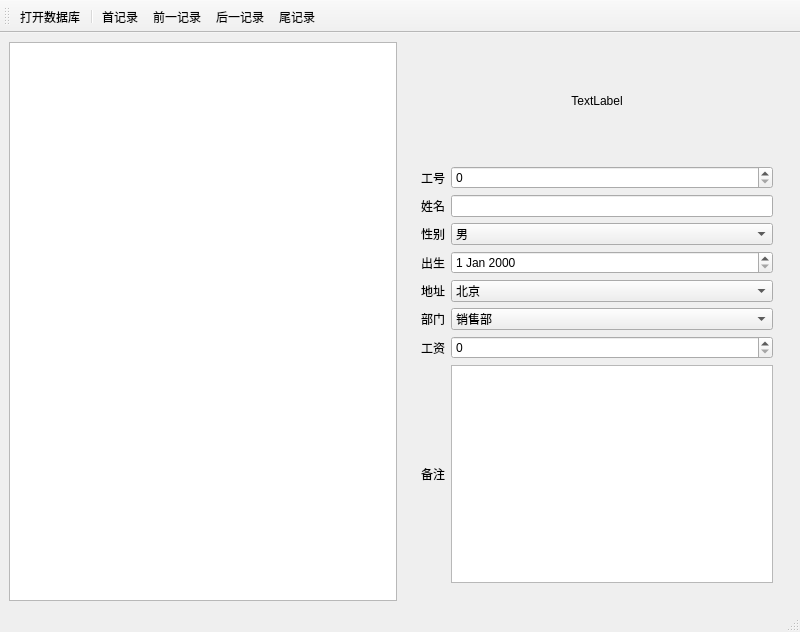
<?xml version="1.0" encoding="UTF-8"?>
<ui version="4.0">
 <class>Qt6_QSqlQueryModel</class>
 <widget class="QMainWindow" name="Qt6_QSqlQueryModel">
  <property name="geometry">
   <rect>
    <x>0</x>
    <y>0</y>
    <width>800</width>
    <height>632</height>
   </rect>
  </property>
  <property name="windowTitle">
   <string>Qt6_QSqlQueryModel</string>
  </property>
  <widget class="QWidget" name="W_Central">
   <layout class="QHBoxLayout" name="horizontalLayout_2">
    <item>
     <widget class="QTableView" name="TV_Data"/>
    </item>
    <item>
     <widget class="QWidget" name="W_Info" native="true">
      <layout class="QVBoxLayout" name="verticalLayout">
       <item>
        <widget class="QWidget" name="W_Avatar" native="true">
         <layout class="QHBoxLayout" name="horizontalLayout">
          <property name="spacing">
           <number>0</number>
          </property>
          <property name="leftMargin">
           <number>0</number>
          </property>
          <property name="topMargin">
           <number>0</number>
          </property>
          <property name="rightMargin">
           <number>0</number>
          </property>
          <property name="bottomMargin">
           <number>0</number>
          </property>
          <item>
           <widget class="QLabel" name="L_Avatar">
            <property name="minimumSize">
             <size>
              <width>100</width>
              <height>100</height>
             </size>
            </property>
            <property name="maximumSize">
             <size>
              <width>100</width>
              <height>100</height>
             </size>
            </property>
            <property name="text">
             <string>TextLabel</string>
            </property>
            <property name="alignment">
             <set>Qt::AlignCenter</set>
            </property>
           </widget>
          </item>
         </layout>
        </widget>
       </item>
       <item>
        <widget class="QWidget" name="W_Detail" native="true">
         <layout class="QGridLayout" name="gridLayout">
          <item row="5" column="0">
           <widget class="QLabel" name="L_Department">
            <property name="text">
             <string>部门</string>
            </property>
           </widget>
          </item>
          <item row="2" column="0">
           <widget class="QLabel" name="L_Gender">
            <property name="text">
             <string>性别</string>
            </property>
           </widget>
          </item>
          <item row="1" column="1">
           <widget class="QLineEdit" name="LE_Name"/>
          </item>
          <item row="3" column="1">
           <widget class="QDateEdit" name="DE_Birthday"/>
          </item>
          <item row="2" column="1">
           <widget class="QComboBox" name="CB_Gender">
            <item>
             <property name="text">
              <string>男</string>
             </property>
            </item>
            <item>
             <property name="text">
              <string>女</string>
             </property>
            </item>
           </widget>
          </item>
          <item row="6" column="1">
           <widget class="QSpinBox" name="SB_Salary">
            <property name="maximum">
             <number>50000</number>
            </property>
           </widget>
          </item>
          <item row="5" column="1">
           <widget class="QComboBox" name="CB_Department">
            <item>
             <property name="text">
              <string>销售部</string>
             </property>
            </item>
            <item>
             <property name="text">
              <string>技术部</string>
             </property>
            </item>
            <item>
             <property name="text">
              <string>生产部</string>
             </property>
            </item>
            <item>
             <property name="text">
              <string>行政部</string>
             </property>
            </item>
           </widget>
          </item>
          <item row="4" column="0">
           <widget class="QLabel" name="L_Address">
            <property name="text">
             <string>地址</string>
            </property>
           </widget>
          </item>
          <item row="0" column="0">
           <widget class="QLabel" name="L_ID">
            <property name="text">
             <string>工号</string>
            </property>
           </widget>
          </item>
          <item row="4" column="1">
           <widget class="QComboBox" name="CB_Address">
            <item>
             <property name="text">
              <string>北京</string>
             </property>
            </item>
            <item>
             <property name="text">
              <string>上海</string>
             </property>
            </item>
            <item>
             <property name="text">
              <string>天津</string>
             </property>
            </item>
            <item>
             <property name="text">
              <string>重庆</string>
             </property>
            </item>
            <item>
             <property name="text">
              <string>安徽</string>
             </property>
            </item>
            <item>
             <property name="text">
              <string>河北</string>
             </property>
            </item>
            <item>
             <property name="text">
              <string>河南</string>
             </property>
            </item>
            <item>
             <property name="text">
              <string>湖北</string>
             </property>
            </item>
            <item>
             <property name="text">
              <string>湖南</string>
             </property>
            </item>
            <item>
             <property name="text">
              <string>山西</string>
             </property>
            </item>
            <item>
             <property name="text">
              <string>山东</string>
             </property>
            </item>
            <item>
             <property name="text">
              <string>陕西</string>
             </property>
            </item>
            <item>
             <property name="text">
              <string>江苏</string>
             </property>
            </item>
            <item>
             <property name="text">
              <string>江西</string>
             </property>
            </item>
           </widget>
          </item>
          <item row="0" column="1">
           <widget class="QSpinBox" name="SB_ID">
            <property name="maximum">
             <number>50000</number>
            </property>
           </widget>
          </item>
          <item row="1" column="0">
           <widget class="QLabel" name="L_Name">
            <property name="text">
             <string>姓名</string>
            </property>
           </widget>
          </item>
          <item row="6" column="0">
           <widget class="QLabel" name="L_Salary">
            <property name="text">
             <string>工资</string>
            </property>
           </widget>
          </item>
          <item row="3" column="0">
           <widget class="QLabel" name="L_Birthday">
            <property name="text">
             <string>出生</string>
            </property>
           </widget>
          </item>
          <item row="7" column="0">
           <widget class="QLabel" name="L_Memo">
            <property name="text">
             <string>备注</string>
            </property>
           </widget>
          </item>
          <item row="7" column="1">
           <widget class="QPlainTextEdit" name="PTE_Memo"/>
          </item>
         </layout>
        </widget>
       </item>
      </layout>
     </widget>
    </item>
   </layout>
  </widget>
  <widget class="QMenuBar" name="menubar">
   <property name="geometry">
    <rect>
     <x>0</x>
     <y>0</y>
     <width>800</width>
     <height>30</height>
    </rect>
   </property>
  </widget>
  <widget class="QStatusBar" name="statusbar"/>
  <widget class="QToolBar" name="toolBar">
   <property name="windowTitle">
    <string>toolBar</string>
   </property>
   <attribute name="toolBarArea">
    <enum>TopToolBarArea</enum>
   </attribute>
   <attribute name="toolBarBreak">
    <bool>false</bool>
   </attribute>
   <addaction name="A_Open_Database"/>
   <addaction name="separator"/>
   <addaction name="A_First"/>
   <addaction name="A_Previous"/>
   <addaction name="A_Next"/>
   <addaction name="A_Last"/>
  </widget>
  <action name="A_Open_Database">
   <property name="text">
    <string>打开数据库</string>
   </property>
  </action>
  <action name="A_First">
   <property name="text">
    <string>首记录</string>
   </property>
  </action>
  <action name="A_Previous">
   <property name="text">
    <string>前一记录</string>
   </property>
  </action>
  <action name="A_Next">
   <property name="text">
    <string>后一记录</string>
   </property>
  </action>
  <action name="A_Last">
   <property name="text">
    <string>尾记录</string>
   </property>
  </action>
 </widget>
 <resources/>
 <connections/>
</ui>
